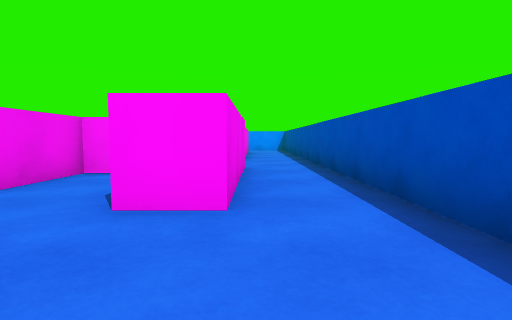
[1] (above)

24 first-person views from a walk through a 3-D level made in the Unity game engine. The camera is 0.62 m above the floor, tilts 4° down and sees 80° across. The floor is counted in squares, 1 m on a side. Each view is taken from the middle of a square. On the plan, view 1 faces up. The plan holds only what a view shows up to about 9 squares ahead; the rest is blank. The player character is not drawn.

[2]
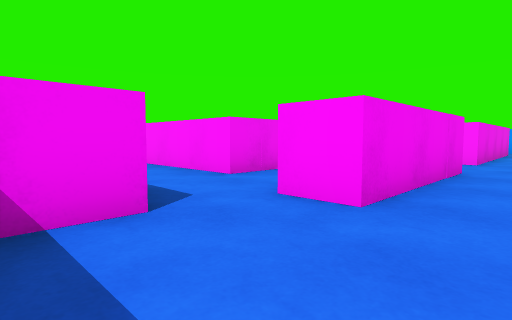

[3]
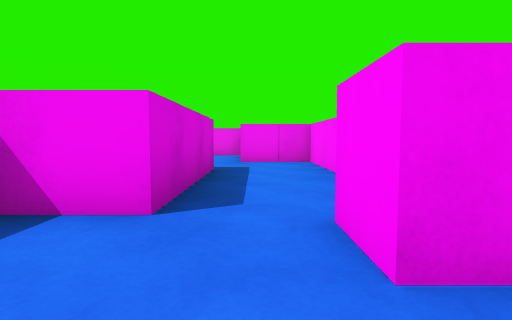

[4]
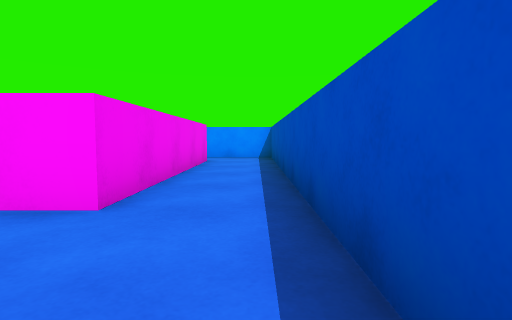

[5]
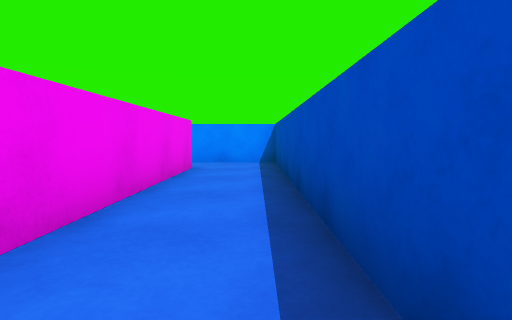

[6]
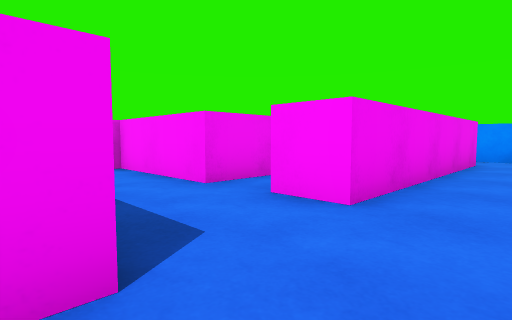

[7]
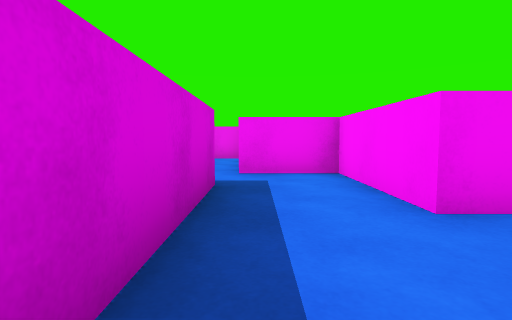

[8]
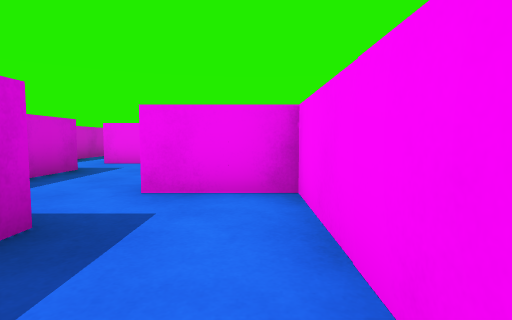

[9]
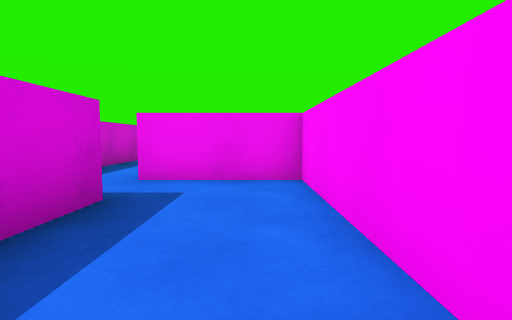

[10]
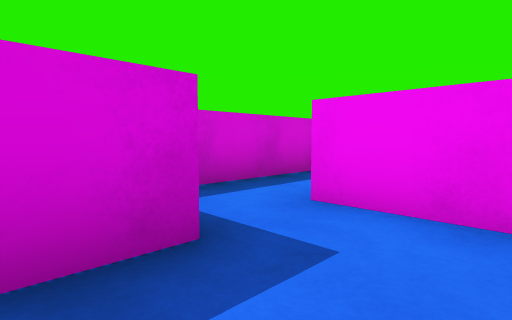

[11]
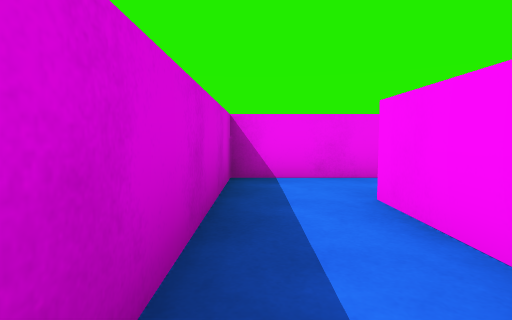

[12]
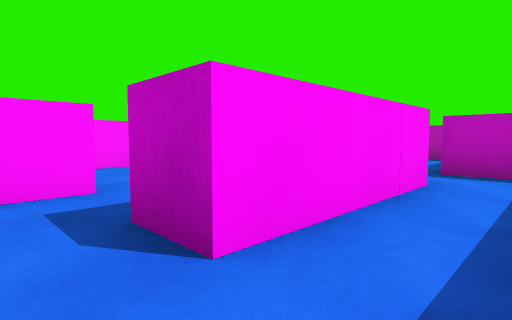

[13]
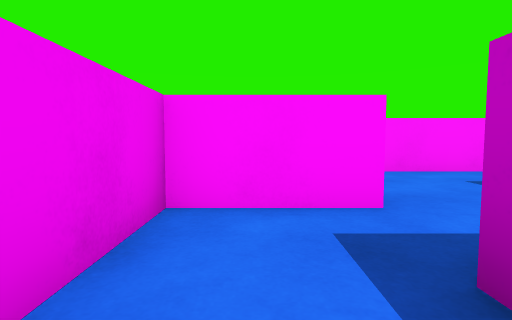

[14]
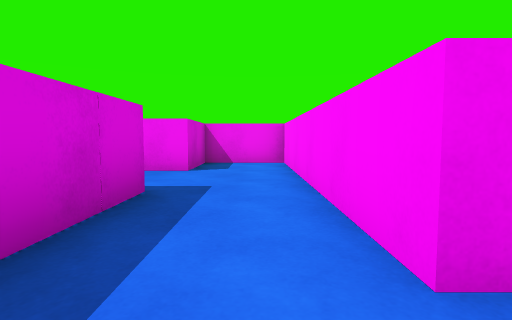

[15]
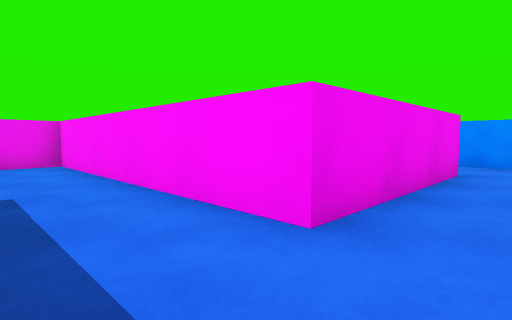

[16]
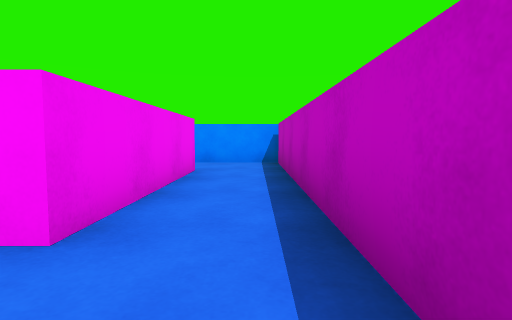

[17]
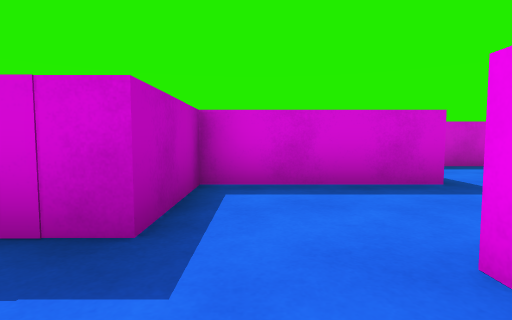

[18]
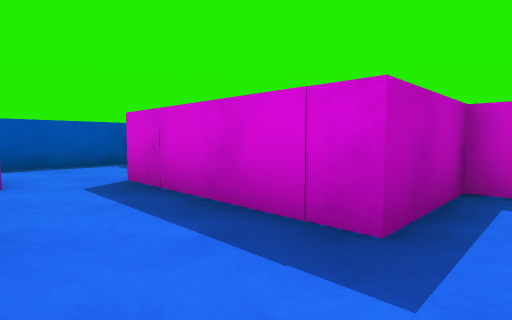

[19]
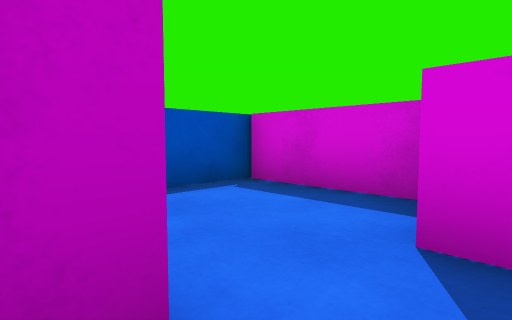

[20]
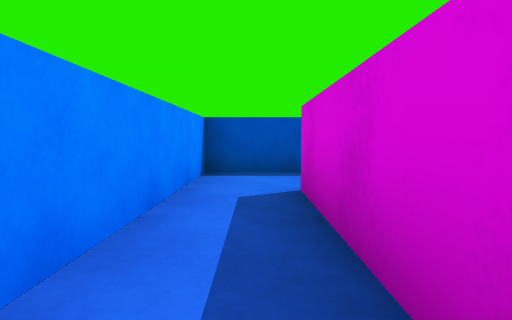

[21]
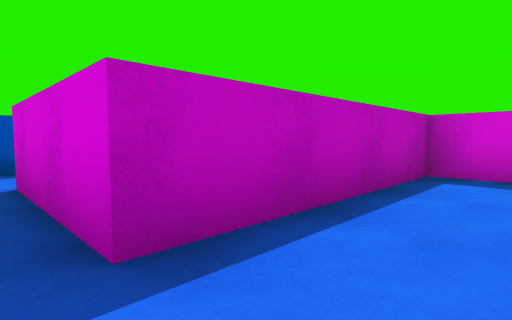

[22]
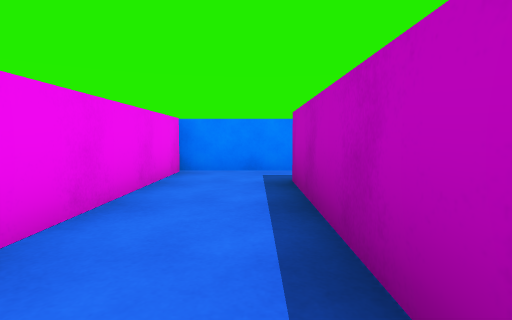

[23]
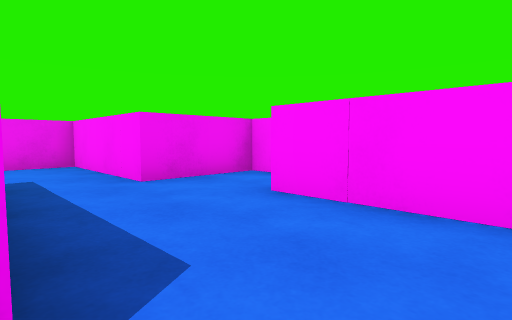

[24]
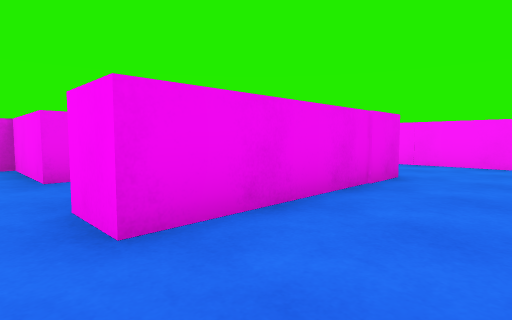

### Floor plan
Ten units are one square. View 1 is at (0, 0); x grows to the right and y downward. Boxes are objects, and circles mark ways between rooms. Rooms are numbered by the first view taken in them; rooms with no view inside come last. Other rooms are left out.
<svg viewBox="-153 -164 173 274">
<path fill="none" stroke="#000" d="M-31 -35 -64 -35M-11 3 15 3 15 -159 -5 -159M-42 -3 -42 21 -56 21M-2 -65 -2 -26 -12 -26 -12 -30M-5 13 -15 13M-71 -25 -71 -15M-86 11 -52 11 -52 -11 -46 -11M-2 -145 -2 -85M-25 -99 -25 -85 -35 -85M-2 -85 -14 -85M-35 -64 -6 -64M-57 -67 -96 -67 -96 -42M-79 -44 -67 -44M-35 -85 -54 -85 -54 -66M-25 -54 -31 -54M-96 -42 -131 -42M-148 -36 -148 -26 -92 -26M-106 -77 -85 -77M-64 -86 -64 -155M-131 -42 -131 -53M-82 -140 -82 -97 -148 -97 -148 -36M-59 -159 -76 -159M-54 -158 -54 -116M-46 -95 -35 -95 -35 -145 -2 -145M-5 -159 -59 -159M-39 77 -39 81 -65 81M-9 39 -9 83 -19 83M4 13 -5 13M-31 -43 -31 -35"/>
<rect x="-45" y="-15" width="20" height="20" fill="#bbb"><title>block</title></rect>
<rect x="-25" y="-15" width="10" height="30" fill="#bbb"><title>block</title></rect>
<rect x="-45" y="-65" width="20" height="20" fill="#bbb"><title>block</title></rect>
<rect x="-85" y="-35" width="20" height="10" fill="#bbb"><title>block</title></rect>
<rect x="-145" y="-75" width="20" height="10" fill="#bbb"><title>block</title></rect>
<rect x="-75" y="85" width="10" height="20" fill="#bbb"><title>block</title></rect>
<circle cx="-10" cy="-75" r="3" fill="#2a7"/>
<circle cx="-10" cy="-150" r="3" fill="#2a7"/>
<circle cx="-10" cy="25" r="3" fill="#2a7"/>
<circle cx="-20" cy="-40" r="3" fill="#2a7"/>
<circle cx="-30" cy="-75" r="3" fill="#2a7"/>
<circle cx="-90" cy="-40" r="3" fill="#2a7"/>
<circle cx="-140" cy="-45" r="3" fill="#2a7"/>
<text x="-20" y="-30">1</text>
<text x="-20" y="-90">2</text>
<text x="-60" y="-60">3</text>
<text x="-110" y="-30">4</text>
<text x="-110" y="-90">5</text>
<text x="-40" y="-130">6</text>
<text x="-30" y="80">7</text>
<text x="-20" y="-50">8</text>
</svg>
Room 1 opens to room 2. Room 1 opens to room 6. Room 1 opens to room 7. Room 1 opens to room 8. Room 2 opens to room 3. Room 3 opens to room 4. Room 4 opens to room 5.

Where each view was taken, in squares from view 1:
view 1: 0 up, 0 right, facing up
view 2: 0 up, 1 right, facing up-left
view 3: 2 up, 1 right, facing left
view 4: 6 up, 1 right, facing up
view 5: 8 up, 1 right, facing up
view 6: 6 up, 1 right, facing up-left
view 7: 7 up, 0 right, facing left
view 8: 8 up, 2 left, facing left
view 9: 6 up, 5 left, facing left
view 10: 6 up, 7 left, facing down-left
view 11: 3 up, 10 left, facing left
view 12: 3 up, 14 left, facing up-right
view 13: 4 up, 14 left, facing up
view 14: 9 up, 7 left, facing left
view 15: 8 up, 7 left, facing up-left
view 16: 8 up, 7 left, facing up
view 17: 3 up, 6 left, facing down
view 18: 3 up, 6 left, facing down-right
view 19: 3 up, 2 left, facing down-right
view 20: 15 up, 4 left, facing right
view 21: 15 up, 5 left, facing down-right
view 22: 10 up, 4 left, facing up
view 23: 4 down, 0 right, facing up-left
view 24: 9 down, 1 right, facing up-left
